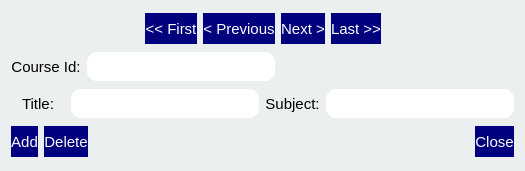
<?xml version="1.0" encoding="UTF-8"?>
<ui version="4.0">
 <class>courseFormDialog</class>
 <widget class="QDialog" name="courseFormDialog">
  <property name="geometry">
   <rect>
    <x>0</x>
    <y>0</y>
    <width>525</width>
    <height>171</height>
   </rect>
  </property>
  <property name="windowTitle">
   <string>Dialog</string>
  </property>
  <property name="styleSheet">
   <string notr="true">QDialog {background-color: rgb(235, 239, 240);}
QPushButton {background-color: rgb(0, 0, 127); color: white; border-width: 2 px; border-radius: 10 px; }
QLabel {color: black;}
QLineEdit {background-color: white; color: black; border-width: 2 px; border-radius: 10px;}</string>
  </property>
  <layout class="QVBoxLayout" name="verticalLayout">
   <item>
    <layout class="QHBoxLayout" name="horizontalLayout">
     <item>
      <spacer name="horizontalSpacer_5">
       <property name="orientation">
        <enum>Qt::Horizontal</enum>
       </property>
       <property name="sizeType">
        <enum>QSizePolicy::MinimumExpanding</enum>
       </property>
       <property name="sizeHint" stdset="0">
        <size>
         <width>40</width>
         <height>20</height>
        </size>
       </property>
      </spacer>
     </item>
     <item>
      <widget class="QPushButton" name="firstButton">
       <property name="sizePolicy">
        <sizepolicy hsizetype="Fixed" vsizetype="Fixed">
         <horstretch>0</horstretch>
         <verstretch>0</verstretch>
        </sizepolicy>
       </property>
       <property name="minimumSize">
        <size>
         <width>0</width>
         <height>31</height>
        </size>
       </property>
       <property name="font">
        <font>
         <family>Arial</family>
         <pointsize>11</pointsize>
        </font>
       </property>
       <property name="text">
        <string>&lt;&lt; First</string>
       </property>
       <property name="autoDefault">
        <bool>false</bool>
       </property>
       <property name="default">
        <bool>false</bool>
       </property>
      </widget>
     </item>
     <item>
      <widget class="QPushButton" name="previousButton">
       <property name="sizePolicy">
        <sizepolicy hsizetype="Fixed" vsizetype="Fixed">
         <horstretch>0</horstretch>
         <verstretch>0</verstretch>
        </sizepolicy>
       </property>
       <property name="minimumSize">
        <size>
         <width>0</width>
         <height>31</height>
        </size>
       </property>
       <property name="font">
        <font>
         <family>Arial</family>
         <pointsize>11</pointsize>
        </font>
       </property>
       <property name="text">
        <string>&lt; Previous</string>
       </property>
       <property name="autoDefault">
        <bool>false</bool>
       </property>
       <property name="default">
        <bool>false</bool>
       </property>
      </widget>
     </item>
     <item>
      <widget class="QPushButton" name="nextButton">
       <property name="sizePolicy">
        <sizepolicy hsizetype="Fixed" vsizetype="Fixed">
         <horstretch>0</horstretch>
         <verstretch>0</verstretch>
        </sizepolicy>
       </property>
       <property name="minimumSize">
        <size>
         <width>0</width>
         <height>31</height>
        </size>
       </property>
       <property name="font">
        <font>
         <family>Arial</family>
         <pointsize>11</pointsize>
        </font>
       </property>
       <property name="text">
        <string>Next &gt;</string>
       </property>
       <property name="autoDefault">
        <bool>false</bool>
       </property>
       <property name="default">
        <bool>false</bool>
       </property>
      </widget>
     </item>
     <item>
      <widget class="QPushButton" name="lastButton">
       <property name="sizePolicy">
        <sizepolicy hsizetype="Fixed" vsizetype="Fixed">
         <horstretch>0</horstretch>
         <verstretch>0</verstretch>
        </sizepolicy>
       </property>
       <property name="minimumSize">
        <size>
         <width>0</width>
         <height>31</height>
        </size>
       </property>
       <property name="font">
        <font>
         <family>Arial</family>
         <pointsize>11</pointsize>
        </font>
       </property>
       <property name="text">
        <string>Last &gt;&gt;</string>
       </property>
       <property name="autoDefault">
        <bool>false</bool>
       </property>
       <property name="default">
        <bool>false</bool>
       </property>
      </widget>
     </item>
     <item>
      <spacer name="horizontalSpacer_6">
       <property name="orientation">
        <enum>Qt::Horizontal</enum>
       </property>
       <property name="sizeType">
        <enum>QSizePolicy::MinimumExpanding</enum>
       </property>
       <property name="sizeHint" stdset="0">
        <size>
         <width>40</width>
         <height>20</height>
        </size>
       </property>
      </spacer>
     </item>
    </layout>
   </item>
   <item>
    <layout class="QHBoxLayout" name="horizontalLayout_2">
     <item>
      <widget class="QLabel" name="courseIdLabel">
       <property name="maximumSize">
        <size>
         <width>96</width>
         <height>41</height>
        </size>
       </property>
       <property name="font">
        <font>
         <family>Arial</family>
         <pointsize>11</pointsize>
        </font>
       </property>
       <property name="text">
        <string>Course Id:</string>
       </property>
       <property name="alignment">
        <set>Qt::AlignCenter</set>
       </property>
       <property name="buddy">
        <cstring>courseIdLineEdit</cstring>
       </property>
      </widget>
     </item>
     <item>
      <widget class="QLineEdit" name="courseIdLineEdit">
       <property name="sizePolicy">
        <sizepolicy hsizetype="Fixed" vsizetype="Fixed">
         <horstretch>0</horstretch>
         <verstretch>0</verstretch>
        </sizepolicy>
       </property>
       <property name="minimumSize">
        <size>
         <width>188</width>
         <height>29</height>
        </size>
       </property>
       <property name="font">
        <font>
         <family>Arial</family>
         <pointsize>11</pointsize>
        </font>
       </property>
       <property name="alignment">
        <set>Qt::AlignCenter</set>
       </property>
       <property name="placeholderText">
        <string/>
       </property>
      </widget>
     </item>
     <item>
      <spacer name="horizontalSpacer_4">
       <property name="orientation">
        <enum>Qt::Horizontal</enum>
       </property>
       <property name="sizeType">
        <enum>QSizePolicy::MinimumExpanding</enum>
       </property>
       <property name="sizeHint" stdset="0">
        <size>
         <width>40</width>
         <height>20</height>
        </size>
       </property>
      </spacer>
     </item>
    </layout>
   </item>
   <item>
    <layout class="QHBoxLayout" name="horizontalLayout_3">
     <item>
      <widget class="QLabel" name="titleLabel">
       <property name="maximumSize">
        <size>
         <width>102</width>
         <height>41</height>
        </size>
       </property>
       <property name="font">
        <font>
         <family>Arial</family>
         <pointsize>11</pointsize>
        </font>
       </property>
       <property name="text">
        <string>Title:</string>
       </property>
       <property name="alignment">
        <set>Qt::AlignCenter</set>
       </property>
       <property name="buddy">
        <cstring>titleLineEdit</cstring>
       </property>
      </widget>
     </item>
     <item>
      <widget class="QLineEdit" name="titleLineEdit">
       <property name="sizePolicy">
        <sizepolicy hsizetype="Fixed" vsizetype="Fixed">
         <horstretch>0</horstretch>
         <verstretch>0</verstretch>
        </sizepolicy>
       </property>
       <property name="minimumSize">
        <size>
         <width>188</width>
         <height>29</height>
        </size>
       </property>
       <property name="font">
        <font>
         <family>Arial</family>
         <pointsize>11</pointsize>
        </font>
       </property>
       <property name="alignment">
        <set>Qt::AlignCenter</set>
       </property>
       <property name="placeholderText">
        <string/>
       </property>
      </widget>
     </item>
     <item>
      <widget class="QLabel" name="subjectLabel">
       <property name="maximumSize">
        <size>
         <width>101</width>
         <height>41</height>
        </size>
       </property>
       <property name="font">
        <font>
         <family>Arial</family>
         <pointsize>11</pointsize>
        </font>
       </property>
       <property name="text">
        <string>Subject:</string>
       </property>
       <property name="alignment">
        <set>Qt::AlignCenter</set>
       </property>
       <property name="buddy">
        <cstring>subjectLineEdit</cstring>
       </property>
      </widget>
     </item>
     <item>
      <widget class="QLineEdit" name="subjectLineEdit">
       <property name="sizePolicy">
        <sizepolicy hsizetype="Fixed" vsizetype="Fixed">
         <horstretch>0</horstretch>
         <verstretch>0</verstretch>
        </sizepolicy>
       </property>
       <property name="minimumSize">
        <size>
         <width>188</width>
         <height>29</height>
        </size>
       </property>
       <property name="font">
        <font>
         <family>Arial</family>
         <pointsize>11</pointsize>
        </font>
       </property>
       <property name="alignment">
        <set>Qt::AlignCenter</set>
       </property>
       <property name="placeholderText">
        <string/>
       </property>
      </widget>
     </item>
    </layout>
   </item>
   <item>
    <layout class="QHBoxLayout" name="horizontalLayout_4">
     <item>
      <widget class="QPushButton" name="addButton">
       <property name="sizePolicy">
        <sizepolicy hsizetype="Fixed" vsizetype="Fixed">
         <horstretch>0</horstretch>
         <verstretch>0</verstretch>
        </sizepolicy>
       </property>
       <property name="minimumSize">
        <size>
         <width>0</width>
         <height>31</height>
        </size>
       </property>
       <property name="font">
        <font>
         <family>Arial</family>
         <pointsize>11</pointsize>
        </font>
       </property>
       <property name="text">
        <string>Add</string>
       </property>
       <property name="autoDefault">
        <bool>false</bool>
       </property>
       <property name="default">
        <bool>false</bool>
       </property>
      </widget>
     </item>
     <item>
      <widget class="QPushButton" name="deleteButton">
       <property name="sizePolicy">
        <sizepolicy hsizetype="Fixed" vsizetype="Fixed">
         <horstretch>0</horstretch>
         <verstretch>0</verstretch>
        </sizepolicy>
       </property>
       <property name="minimumSize">
        <size>
         <width>0</width>
         <height>31</height>
        </size>
       </property>
       <property name="font">
        <font>
         <family>Arial</family>
         <pointsize>11</pointsize>
        </font>
       </property>
       <property name="text">
        <string>Delete</string>
       </property>
       <property name="autoDefault">
        <bool>false</bool>
       </property>
       <property name="default">
        <bool>false</bool>
       </property>
      </widget>
     </item>
     <item>
      <spacer name="horizontalSpacer">
       <property name="orientation">
        <enum>Qt::Horizontal</enum>
       </property>
       <property name="sizeType">
        <enum>QSizePolicy::MinimumExpanding</enum>
       </property>
       <property name="sizeHint" stdset="0">
        <size>
         <width>40</width>
         <height>20</height>
        </size>
       </property>
      </spacer>
     </item>
     <item>
      <widget class="QPushButton" name="closeButton">
       <property name="sizePolicy">
        <sizepolicy hsizetype="Fixed" vsizetype="Fixed">
         <horstretch>0</horstretch>
         <verstretch>0</verstretch>
        </sizepolicy>
       </property>
       <property name="minimumSize">
        <size>
         <width>0</width>
         <height>31</height>
        </size>
       </property>
       <property name="font">
        <font>
         <family>Arial</family>
         <pointsize>11</pointsize>
        </font>
       </property>
       <property name="text">
        <string>Close</string>
       </property>
       <property name="autoDefault">
        <bool>false</bool>
       </property>
       <property name="default">
        <bool>true</bool>
       </property>
      </widget>
     </item>
    </layout>
   </item>
  </layout>
 </widget>
 <resources/>
 <connections/>
</ui>
